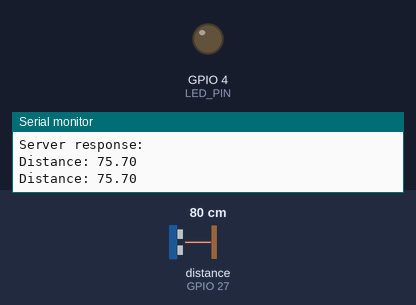
Recording of a sketch running on a simulated ESP32. Parts: output pins drawn as LEDs (lit = HIGH), the last lines printed to the serial monitor. Wiring (inferred from the names in the program): ultrasonic range finder: trigger GPIO 5; echo GPIO 27. Inputs (shaded band) come from the test bench; at power-on: distance to the obstacle (sensor on GPIO 27) 80 cm. The echo pulse lasts 58.3 µs per cm; WiFi joins after 1.5 s; servers stay silent unless stated; uploads are accepted with an empty reply; nothing arrives over Bluetooth unless stated; a phone connects over Bluetooth LE 3 s after start; pins used as bus, display or sensor lines are not drawn.

Above: at 2.7 s.
2.8 s: distance to the obstacle (sensor on GPIO 27) set to 6 cm
5.5 s: distance to the obstacle (sensor on GPIO 27) set to 3 cm
At 6.4 s:
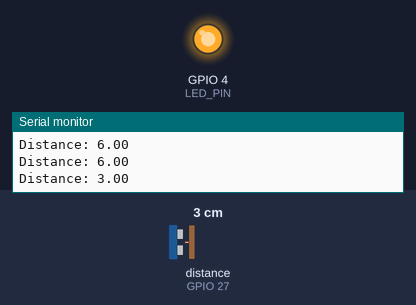
8.2 s: distance to the obstacle (sensor on GPIO 27) set to 9 cm
At 10.7 s:
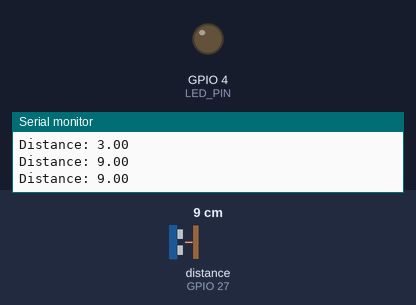
11.5 s: distance to the obstacle (sensor on GPIO 27) set to 2 cm
At 13.4 s:
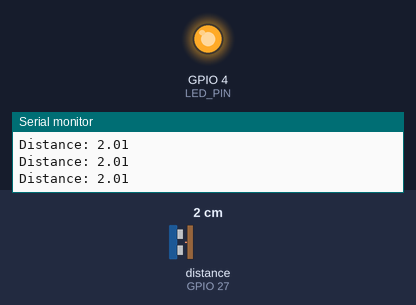
Timing chart, 0 to 14.9 s (numbered marks = the images above; inputs shaded):
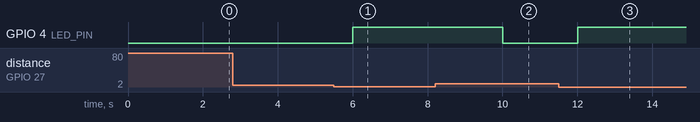

The sketch:

wifi_http_post_distance.ino
```cpp
#include <WiFi.h>
#include <HTTPClient.h>
#include <ArduinoJson.h>

#include <BLEDevice.h>
#include <BLEServer.h>
#include <BLEUtils.h>
#include <BLE2902.h>

//=======================
// WIFI + SERVER
//=======================
const char* ssid = "DDID";
const char* password = "PASSWORD";

const char* SERVER = "http://httpbin.org/post";

//=======================
// PINS
//=======================
#define TRIG_PIN 5
#define ECHO_PIN 27
#define LED_PIN 4

//=======================
// GLOBALS
//=======================
float g_distance = 0;

BLECharacteristic *pCharacteristic;

//=======================
// SENSOR
//=======================
float readDistance() {
  digitalWrite(TRIG_PIN, LOW);
  delayMicroseconds(2);

  digitalWrite(TRIG_PIN, HIGH);
  delayMicroseconds(10);
  digitalWrite(TRIG_PIN, LOW);

  long duration = pulseIn(ECHO_PIN, HIGH, 30000);
  return duration * 0.0343 / 2;
}

//=======================
// TASK: SENSOR
//=======================
void sensorTask(void *pvParameters) {
  while (true) {
    g_distance = readDistance();
    vTaskDelay(pdMS_TO_TICKS(2000));
  }
}

//=======================
// TASK: DISPLAY + LED
//=======================
void displayTask(void *pvParameters) {
  while (true) {

    Serial.print("Distance: ");
    Serial.println(g_distance);

    if (g_distance > 0 && g_distance <= 5) {
      digitalWrite(LED_PIN, HIGH);
    } else {
      digitalWrite(LED_PIN, LOW);
    }

    vTaskDelay(pdMS_TO_TICKS(500));
  }
}

//=======================
// TASK: BLE
//=======================
void bleTask(void *pvParameters) {
  while (true) {

    char msg[64];
    snprintf(msg, sizeof(msg), "Distance: %.1f", g_distance);

    pCharacteristic->setValue(msg);
    pCharacteristic->notify();

    vTaskDelay(pdMS_TO_TICKS(2000));
  }
}

//=======================
// TASK: WIFI (HTTP)
//=======================
void wifiTask(void *pvParameters) {
  while (true) {

    if (WiFi.status() == WL_CONNECTED) {

      HTTPClient http;
      http.begin(SERVER);
      http.addHeader("Content-Type", "application/json");

      StaticJsonDocument<200> doc;
      doc["distance"] = g_distance;

      String body;
      serializeJson(doc, body);

      int code = http.POST(body);

      Serial.print("HTTP Code: ");
      Serial.println(code);

      String response = http.getString();
      Serial.println("Server response:");
      Serial.println(response);

      http.end();
    }

    vTaskDelay(pdMS_TO_TICKS(10000));
  }
}

//=======================
// SETUP
//=======================
void setup() {
  Serial.begin(9600);

  pinMode(TRIG_PIN, OUTPUT);
  pinMode(ECHO_PIN, INPUT);
  pinMode(LED_PIN, OUTPUT);

  digitalWrite(LED_PIN, LOW);

  // WIFI
  WiFi.begin(ssid, password);
  while (WiFi.status() != WL_CONNECTED) {
    delay(500);
    Serial.print(".");
  }
  Serial.println("\nWiFi connected");

  // BLE INIT
  BLEDevice::init("ESP32");

  BLEServer *pServer = BLEDevice::createServer();
  BLEService *pService = pServer->createService("1234");

  pCharacteristic = pService->createCharacteristic(
    "5678",
    BLECharacteristic::PROPERTY_READ | BLECharacteristic::PROPERTY_NOTIFY
  );

  pCharacteristic->addDescriptor(new BLE2902());
  pService->start();

  BLEDevice::getAdvertising()->start();

  // TASKS
  xTaskCreate(sensorTask, "sensorTask", 2048, NULL, 1, NULL);
  xTaskCreate(displayTask, "displayTask", 2048, NULL, 1, NULL);
  xTaskCreate(bleTask, "bleTask", 4096, NULL, 1, NULL);
  xTaskCreate(wifiTask, "wifiTask", 8192, NULL, 1, NULL);
}

//=======================
// LOOP
//=======================
void loop() {
  vTaskDelay(portMAX_DELAY);
}
```

Measured:
- the behaviour switches between 5 and 4 cm on distance to the obstacle (sensor on GPIO 27) (found by bisection; images 0 and 1)
- after the input at 5.5 s, GPIO 4 (LED_PIN): LOW → HIGH after 0.50 s
- after the input at 8.2 s, GPIO 4 (LED_PIN): HIGH → LOW after 1.8 s
- after the input at 11.5 s, GPIO 4 (LED_PIN): LOW → HIGH after 0.51 s
